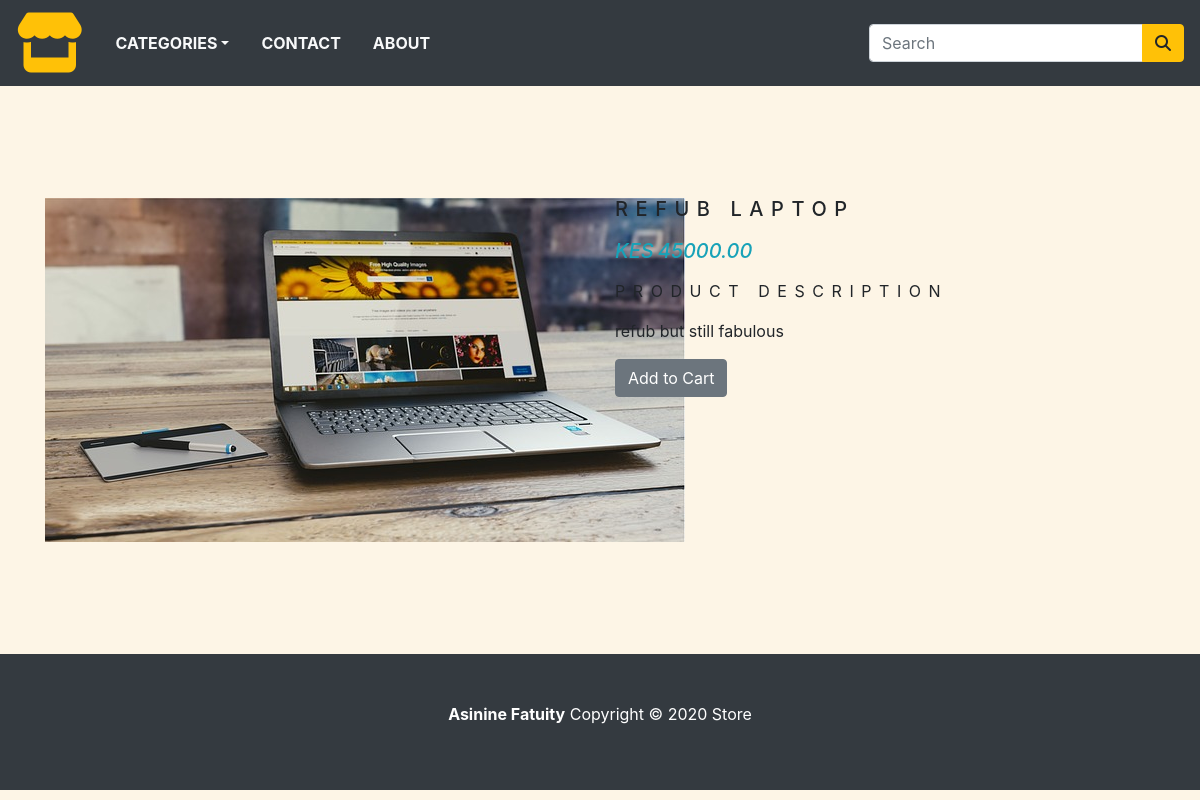
Screenshot of /store/category/refub/refub with the database file from the repository.
### store/models.py (models this page shows, shortened)
class Product(models.Model):
     name = models.CharField(max_length=250, unique=True)
     slug = models.SlugField(max_length=250, unique=True )
     description = models.TextField(blank=True)
     category = models.ForeignKey(Category, on_delete =models.CASCADE)
     price = models.DecimalField(max_digits=10, decimal_places=2)
     image = models.ImageField(upload_to='product', blank=True)
     stock = models.IntegerField()
     available = models.BooleanField(default=True)
     created = models.DateTimeField(auto_now_add=True)
     updated = models.DateTimeField(auto_now=True)
     class Meta:
        ordering = ('name',)
        verbose_name = 'product'
        verbose_name_plural = 'products'

### store/views.py (the view)
# urls.py: path(('category/<slug:category_slug>/<slug:product_slug>'),store_views.productPage,name='product_detail'),
def productPage(request, category_slug,product_slug):
    try:
        product = Product.objects.get(category__slug = category_slug, slug = product_slug)
    except Exception as e:
        raise e
    return render(request,'product.html', {'product': product})

### store/context_processors.py (called while the page is built)
def counter(request):
    item_count = 0
    if 'admin' in request.path:
        return {}
    else:
        try:
            cart = Cart.objects.filter(cart_id=_cart_id(request))#get Cart object
            cart_items = CartItem.objects.all().filter(cart=cart[:1])#get corresponding
            for cart_item in cart_items:
                item_count += cart_item.quantity
        except Cart.DoesNotExist: #no cart item in the current session
            item_count=0
    return dict(item_count=item_count)

def menu_links(request):
    links = Category.objects.all()
    return dict (links = links)

### store/models.py (called while the page is built)
    def get_url(self):
        return reverse('products_by_category', args = [self.slug])

### store/views.py (called while the page is built)
def _cart_id(request):
    cart = request.session.session_key #persists cart while user browses
    if not cart:
        cart = request.session.create()
    return cart

### store/templates/product.html (shortened to what this page needs)
{% extends 'base.html' %}
{% load static %}
{% block content %}
<div class="container py-5">
    <div class="row mt-5">
        <div class="col-10 mx-auto col-md-6 my-3 ">
            <img src="{{product.image.url}}" alt="">
        </div>
        <div class="col-10 mx-auto col-md-6 my3">
          <div>
              <h1 class="product_title">{{ product.name}}</h1>
              <h5 class="text-info font-italic mb-3">
                <span class="mr-1">KES</span>{{ product.price}}
            </h5>
               <p class="product_description">Product Description</p>
               <p class="text-justify product_text"> {{ product.description}}</p>
              {% if product.stock <= 0 %}
              <p class="text-justify product_text"><b>Out Of Stock</b></p>
              {% else %}
              <a href="{% url 'add_cart' product.id %}">
              <button type="button" name="button" class="btn btn-secondary">
                Add to Cart
              </button>
             </a>
              {% endif %}
            </div>
        </div>
    </div>
</div>
{% endblock %}

### store/static/css/base.css (style rules this page uses)
body { background-color: oldlace; }
.product_title { font-size: 20px; text-transform: uppercase; letter-spacing: .2cm; padding-top: 15px; padding-bottom: 10px; }
.product_text { padding-right:20px; }
.product_description { font-size: 16px; text-transform: uppercase; letter-spacing: .2cm; }

### rows the page displays
Product: image (picture), name "REFUB LAPTOP", price "45000.00", description "refub but still fabulous"
